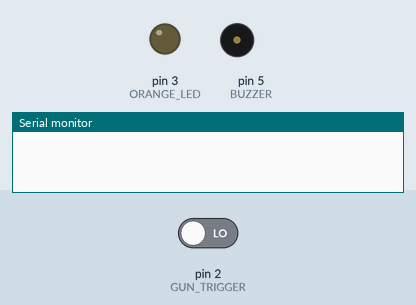
This sketch was run on a simulated Arduino Uno, built with avr-gcc and run on an emulated ATmega328P. On the bench: output pins drawn as LEDs (lit = HIGH), buzzer (waves = sounding, pin HIGH), the last lines printed to the serial monitor. Dashed ring = blinking. Inputs (shaded band) come from the test bench; at power-on: pin 2 (GUN_TRIGGER) LOW.

Above: at 1.2 s.
1.3 s: pin 2 (GUN_TRIGGER) driven HIGH
At 1.55 s:
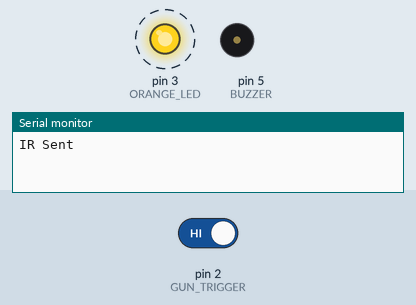
Timing chart, 0 to 4.3 s (numbered marks = the images above; inputs shaded):
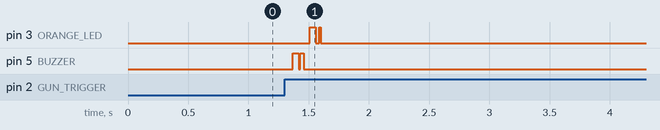

The sketch:

ir_trans_2.ino
```cpp
#include <IRremote.h> // Required to send & receive IR Data

#define GUN_TRIGGER 2
#define ORANGE_LED 3
#define IR_EMIT 4
#define BUZZER 5
#define THRESHOLD 250 // the debounce time;


// GUN TRIGGER STATES
byte trigger_state = LOW;
byte previous_trigger = LOW;

// DEBOUNCING
unsigned long last_pressed_time = 0;  // the last time the output pin was toggled

void setup()
{
  Serial.begin(9600); //initialize serial connection to print on the Serial Monitor of the Arduino IDE
  pinMode(GUN_TRIGGER,INPUT);
  pinMode(BUZZER,OUTPUT);
  pinMode(ORANGE_LED,OUTPUT);
  IrSender.begin(IR_EMIT); // Initializes IR sender
}

void loop()
{
  trigger_state = digitalRead(GUN_TRIGGER);

  if (trigger_state != previous_trigger && trigger_state == HIGH) {
    // DEBOUNCE
    if(millis() - last_pressed_time > THRESHOLD) {
      // SEND IR
      IrSender.sendNEC(0x0102, 0x05, true, 0); // the address 0x0102 with the command 0x05 is sent
      Serial.print("IR Sent \n");
      last_pressed_time = millis();
      playBuzzer();
      lightLED();
    }
  }
  previous_trigger = trigger_state;
}

void playBuzzer() {
  digitalWrite(BUZZER, HIGH);
  delay(50);
  digitalWrite(BUZZER, LOW);
  delay(10);
  digitalWrite(BUZZER, HIGH);
  delay(30);
  digitalWrite(BUZZER, LOW);
  delay(50);
}

void lightLED() {
  digitalWrite(ORANGE_LED, HIGH);
  delay(50);
  digitalWrite(ORANGE_LED, LOW);
  delay(30);
  digitalWrite(ORANGE_LED, HIGH);
  delay(10);
  digitalWrite(ORANGE_LED, LOW);
  delay(50);
}
```

Measured:
- after the input at 1.3 s, pin 3 (ORANGE_LED): alternates HIGH for 0.03 s and LOW for 0.03 s, 4 changes in all, then stays LOW, starting after 0.21 s; pin 5 (BUZZER): alternates HIGH for 0.04 s and LOW for 0.01 s, 4 changes in all, then stays LOW, starting after 0.07 s
